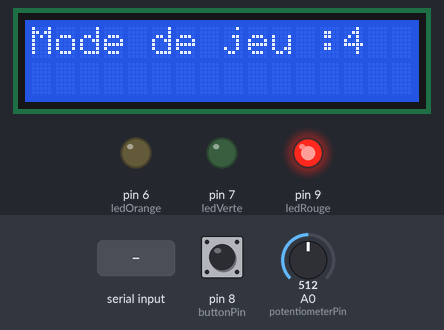
Bench run of a sketch on a simulated Arduino Uno, built with avr-gcc and run on an emulated ATmega328P. Parts: 16×2 character LCD, output pins drawn as LEDs (lit = HIGH). Inputs (shaded band) come from the test bench; at power-on: pin 8 (buttonPin) HIGH, A0 (potentiometerPin) = 512. What the sketch prints to the serial monitor is not drawn.

Above: at 1.2 s.
1.3 s: pin 8 (buttonPin) pulled LOW for 0.15 s
At 2.0 s:
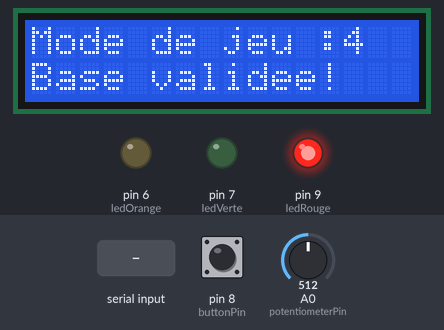
3.1 s: "1" received over Serial
At 3.56 s:
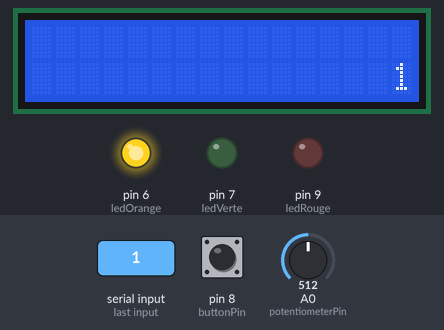
5.2 s: A0 (potentiometerPin) set to 716
8.2 s: pin 8 (buttonPin) pulled LOW for 1 s
At 8.72 s:
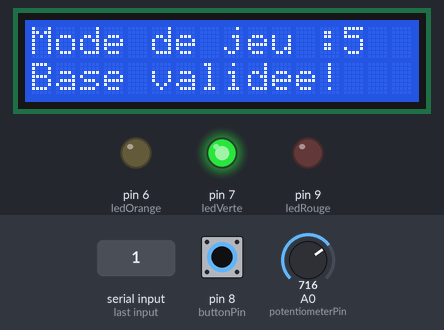
10.7 s: "0" received over Serial
At 11.16 s:
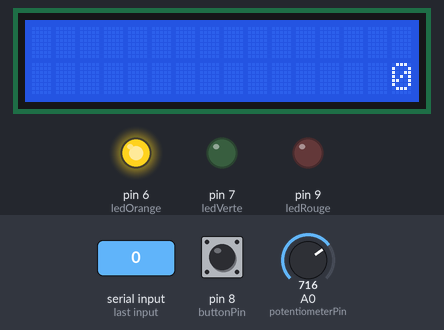
12.5 s: A0 (potentiometerPin) set to 900
At 16.32 s:
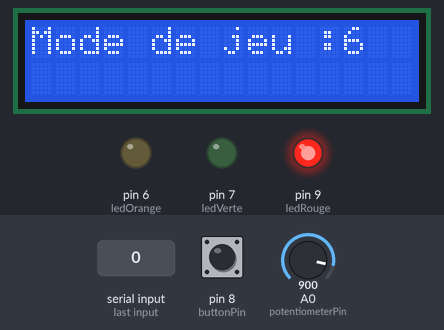
Timing chart, 0 to 16.5 s (numbered marks = the images above; inputs shaded):
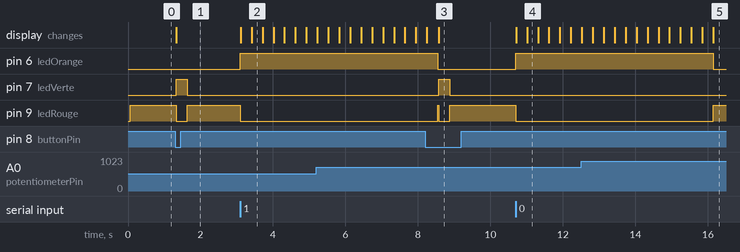

The sketch:

arduino.ino
```cpp
#include <LiquidCrystal.h>
#include <Bounce2.h>

// Initialisation de l'écran LCD
LiquidCrystal lcd(12, 11, 5, 4, 3, 2);

// Broches
const int potentiometerPin = A0;
const int buttonPin = 8;
const int ledRouge = 9;
const int ledVerte = 7;
const int ledOrange = 6;

Bounce debouncer = Bounce();

int currentBase = 0;
int lastBase = -1;
bool selectionValidee = false;

void setup() {
  Serial.begin(9600);
  lcd.begin(16, 2);

  pinMode(ledRouge, OUTPUT);
  pinMode(ledVerte, OUTPUT);
  pinMode(ledOrange, OUTPUT);
  digitalWrite(ledRouge, HIGH);
  digitalWrite(ledOrange, LOW);
  digitalWrite(ledVerte, LOW);

  debouncer.attach(buttonPin, INPUT_PULLUP);
  debouncer.interval(25);
}

void loop() {
  debouncer.update();

  int sensorValue = analogRead(potentiometerPin);
  sensorValue = constrain(sensorValue, 0, 1022);
  currentBase = map(sensorValue, 0, 1023, 0, 6);

  if (!selectionValidee) {
    if (currentBase != lastBase) {
      lcd.setCursor(0, 0);
      lcd.print("Mode de jeu :    ");
      lcd.setCursor(13, 0);
      lcd.print(currentBase + 1);
      lastBase = currentBase;
    }

    if (debouncer.fell()) {
      selectionValidee = true;
      lcd.setCursor(0, 1);
      lcd.print("                ");  // Effacer la ligne avant affichage
      lcd.setCursor(0, 1);
      lcd.print("Base validee!");

      digitalWrite(ledRouge, LOW);
      digitalWrite(ledVerte, HIGH);
      delay(300);
      digitalWrite(ledVerte, LOW);
      digitalWrite(ledRouge, HIGH);

      Serial.println(currentBase);
      Serial.println("READY");
    }
  }

  if (selectionValidee && Serial.available() > 0) {
    String receivedText = "";
    digitalWrite(ledRouge, LOW);
    digitalWrite(ledOrange, HIGH);  // LED orange allumée pendant traitement

    while (Serial.available() > 0) {
      char c = Serial.read();
      // Ne garder que les caractères imprimables ASCII (32 à 126)
      if (c >= 32 && c <= 126) {
        receivedText += c;
      }
      delay(2);
    }

    Serial.print("DEBUG RX: [");
    Serial.print(receivedText);
    Serial.println("]");

    lcd.clear();
    scrollText(receivedText);

    Serial.println("DONE");
    selectionValidee = false;
    digitalWrite(ledOrange, LOW);  // Extinction LED orange
    digitalWrite(ledRouge, HIGH);
    lastBase = -1;
  }
}

void scrollText(String text) {
  String scrollingText = "                " + text + "                ";
  int textLength = scrollingText.length();

  for (int i = 0; i <= textLength - 16; i++) {
    lcd.setCursor(0, 1);
    lcd.print(scrollingText.substring(i, i + 16));
    delay(300);
  }
}
```

Measured:
- after the input at 1.3 s, pin 7 (ledVerte): LOW → HIGH at once, → LOW 0.30 s later; pin 9 (ledRouge): HIGH → LOW at once, → HIGH 0.30 s later; the display: changes at once (image 1)
- after the input at 3.1 s, pin 6 (ledOrange): LOW → HIGH at once; pin 9 (ledRouge): HIGH → LOW at once; the display: first changes at once (image 2 shows a later state)
- after the input at 8.2 s, pin 7 (ledVerte): LOW → HIGH after 0.38 s, → LOW 0.30 s later; the display: first differs from a run without the input after 0.38 s (image 3)
- after the input at 10.7 s, pin 6 (ledOrange): LOW → HIGH at once; pin 9 (ledRouge): HIGH → LOW at once; the display: first changes at once (image 4 shows a later state)
